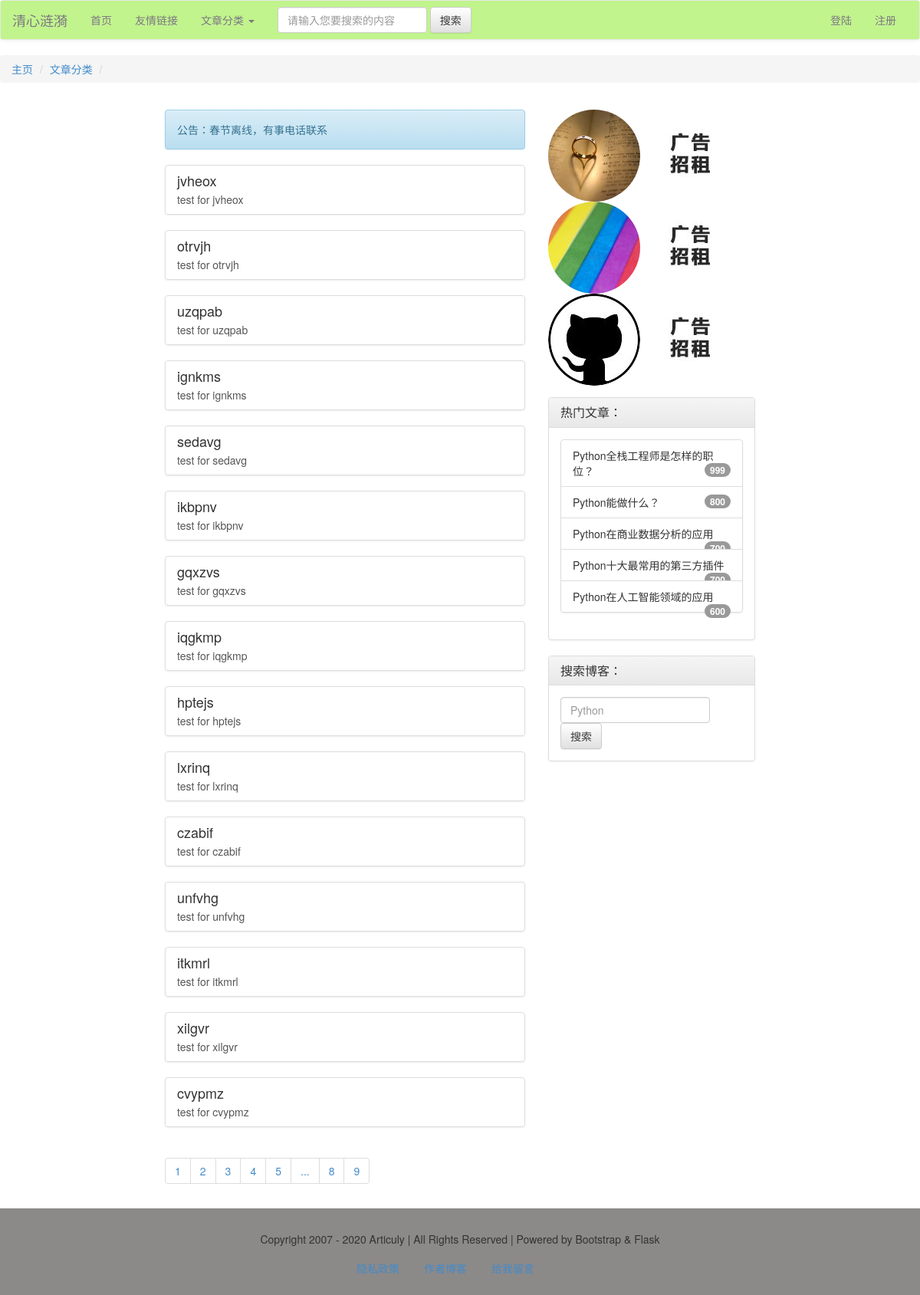
The app's page /article/ with its own data.
### models.py (models this page shows)
class Article(db.Model):
    id = db.Column(db.Integer, primary_key=True)
    title = db.Column(db.String)
    intro = db.Column(db.String)
    author = db.Column(db.String)
    content = db.Column(db.Text)
    pubdate = db.Column(db.DateTime, default=datetime.now)
    cate_id = db.Column(db.Integer, db.ForeignKey('category.cate_id'))

### views/articles.py (the view)
@article_app.route('/cate/<int:cate_id>/<int:page>')
@article_app.route('/', defaults={'cate_id': 0, 'page': 1})
def getArticleList(cate_id, page):
    if cate_id == 0:
        res = Article.query.paginate(page, 15)
    else:
        res = Article.query.filter_by(cate_id=cate_id).paginate(page, 15)
    category = Category.query.get(cate_id)
    articles = res.items
    pageList = res.iter_pages()
    return render_template('cate_articles.html', cate_id=cate_id, articles=articles, pageList=pageList,
                           category=category)

### app.py (called while the page is built)
@app.context_processor
def account():
    username = session.get('user')
    return {'username': username}

@app.context_processor
def getCateList():
    cates = Category.query.all()
    return {'cates': cates}

### templates/cate_articles.html (shortened to what this page needs)
{% extends'base.html' %}
{% block content %}
    <ol class="breadcrumb">
        <li><a href="{{ url_for('html') }}">主页</a></li>
        <li><a href="#">文章分类</a></li>
        <li class="active">{{ category.cate_name }}</li>
    </ol>
    <main>
        <div class="container-fluid">
            <div class="row">
                <div class="col-md-5 col-md-offset-2 col-sm-5 col-sm-offset-1">
                    <div class="alert alert-info" role="alert">公告：春节离线，有事电话联系</div>
                    {% for article in articles %}
                        <div class="list-group">
                            <a href="{{ url_for('article_app.view', article_id=article.id) }}" class="list-group-item">
                                <h4 class="list-group-item-heading">{{ article.title }}</h4>
                                <p class="list-group-item-text">{{ article.intro }}</p>
                            </a>
                        </div>
                    {% endfor %}
                    <nav aria-label="Page navigation">
                        <ul class="pagination">
                            {% for page in pageList %}
                                {% if page!=None %}
                            <li><a href="{{ url_for('article_app.getArticleList', cate_id=cate_id, page=page) }}">{{ page }}</a></li>
                                {% else %}
                                <li><a href="#">...</a></li>
                                {% endif %}
                            {% endfor %}
                        </ul>
                    </nav>
                </div>
                <div class="col-md-3 col-sm-4">
                    <img src="{{ url_for('static', filename='img/side/articuly.jpg') }}" alt="清心涟漪" class="img-circle">
                    <img src="{{ url_for('static', filename='img/side/ad.jpg') }}" alt="" class="img-rounded">
                    <img src="{{ url_for('static', filename='img/side/rainbow.jpg') }}" alt="彩虹" class="img-circle">
                    <img src="{{ url_for('static', filename='img/side/ad.jpg') }}" alt="" class="img-rounded">
                    <img src="{{ url_for('static', filename='img/side/github.jpg') }}" alt="Github" class="img-circle">
                    <img src="{{ url_for('static', filename='img/side/ad.jpg') }}" class="img-rounded">
                    <div class="panel panel-default">
                        <div class="panel-heading">
                            <h3 class="panel-title">热门文章：</h3>
                        </div>
                        <div class="panel-body">
                            <ul class="list-group">
                                <li class="list-group-item">
                                    Python全栈工程师是怎样的职位？
                                    <span class="badge">999</span>
                                </li>
                                <li class="list-group-item">
                                    Python能做什么？
                                    <span class="badge">800</span>
                                </li>
                                <li class="list-group-item">
                                    Python在商业数据分析的应用
                                    <span class="badge">700</span>
                                </li>
                                <li class="list-group-item">
                                    Python十大最常用的第三方插件
                                    <span class="badge">700</span>
                                </li>
                                <li class="list-group-item">
                                    Python在人工智能领域的应用
                                    <span class="badge">600</span>
                                </li>
                            </ul>
                        </div>
                    </div>
                    <div class="panel panel-default">
                        <div class="panel-heading">
                            <h3 class="panel-title">搜索博客：</h3>
                        </div>
                        <div class="panel-body">
                            <form class="form-inline">
                                <input type="text" class="form-control" placeholder="Python">
                                <button type="submit" class="btn btn-default">搜索</button>
                            </form>
                        </div>
                    </div>
                </div>
            </div>
        </div>
    </main>
{% endblock %}

### templates/base.html (style rules this page uses)
.row { margin-top: 15px; margin-bottom: 8px; }
.panel { margin-top: 15px; }

### records on screen
Article: title "jvheox", intro "test for jvheox"
Article: title "otrvjh", intro "test for otrvjh"
Article: title "uzqpab", intro "test for uzqpab"
Article: title "ignkms", intro "test for ignkms"
Article: title "sedavg", intro "test for sedavg"
Article: title "ikbpnv", intro "test for ikbpnv"
Article: title "gqxzvs", intro "test for gqxzvs"
Article: title "iqgkmp", intro "test for iqgkmp"
Article: title "hptejs", intro "test for hptejs"
Article: title "lxrinq", intro "test for lxrinq"
Article: title "czabif", intro "test for czabif"
Article: title "unfvhg", intro "test for unfvhg"
Article: title "itkmrl", intro "test for itkmrl"
Article: title "xilgvr", intro "test for xilgvr"
Article: title "cvypmz", intro "test for cvypmz"

### other values on screen
{{ page }} "1" "2" "3" "4" "5" "8" "9"
